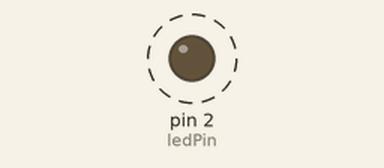
The sketch below on a simulated Arduino Uno, built with avr-gcc and run on an emulated ATmega328P. Parts: output pins drawn as LEDs (lit = HIGH). Dashed ring = blinking. What the sketch prints to the serial monitor is not drawn.

Above: at 0.5 s.
Timing chart, 0 to 4.6 s (numbered marks = the images above):
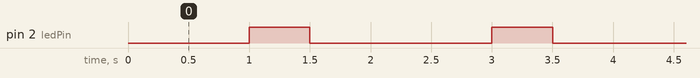

Measured:
- by itself, pin 2 (ledPin): alternates HIGH for 0.50 s and LOW for 1.5 s

The sketch:

fizz_blinky.ino
```cpp
int counter = 1;
const int ledPin = 2;
const int delayDuration = 500;

void setup() {
  Serial.begin(9600);
  pinMode(ledPin, OUTPUT);
}

void loop() {
  if ((counter % 3) == 0) {
    digitalWrite(ledPin, HIGH);
    delay(delayDuration);
    digitalWrite(ledPin, LOW);
  } else {
    Serial.println(counter);
  }

  counter += 1;

  delay(delayDuration);
}
```
